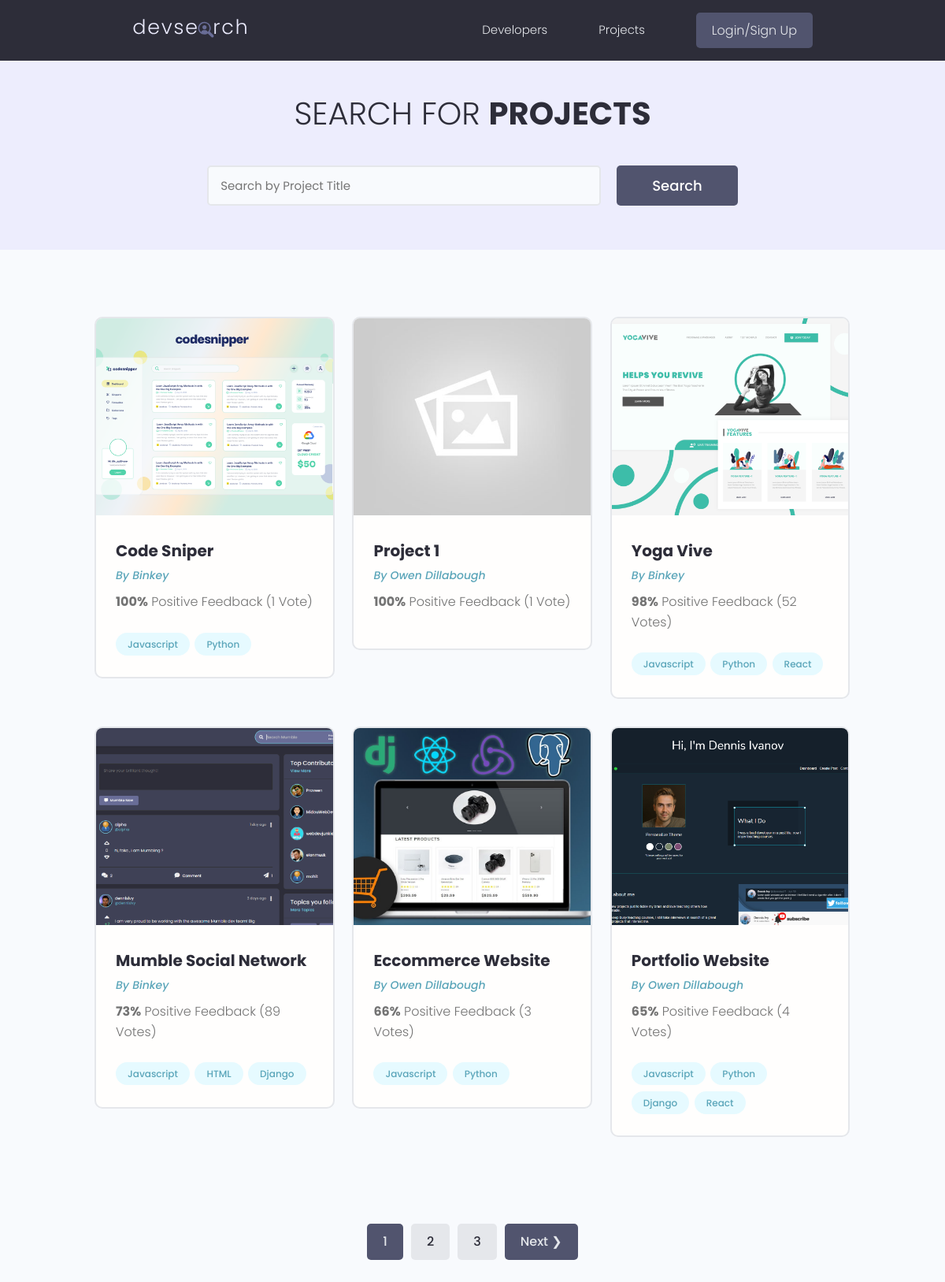
/projects/, run on the app's committed database.
### projects/models.py (models this page shows, shortened)
class Project(models.Model):
    owner = models.ForeignKey(Profile, null=True, blank=True,
                                on_delete=models.SET_NULL)
    title = models.CharField(max_length=200)
    description = models.TextField(null=True, blank=True)
    featured_image = models.ImageField(null=True, blank=True, default="default.jpg")
    demo_link = models.CharField(max_length=2000, null=True, blank=True)
    source_link = models.CharField(max_length = 2000, null=True, blank=True)
    tags = models.ManyToManyField('Tag', blank=True)
    vote_total = models.IntegerField(default=0, null=True, blank=True)
    vote_ratio = models.IntegerField(default=0, null=True, blank=True)
    created = models.DateTimeField(auto_now_add=True)
    id = models.UUIDField(default=uuid.uuid4, unique=True,
                            primary_key=True, editable=False)
    class Meta:
        ordering = ['-vote_ratio', '-vote_total', 'title']

class Tag(models.Model):
    name = models.CharField(max_length=200)
    created = models.DateTimeField(auto_now_add=True)
    id = models.UUIDField(default=uuid.uuid4, unique=True,
                            primary_key=True, editable=False)
    def __str__(self):
        return self.name

### users/models.py (models this page shows, shortened)
class Profile(models.Model):
    user = models.OneToOneField(User, on_delete=models.CASCADE,
                                null=True, blank=True)
    name = models.CharField(max_length=200, blank=True, null=True)
    email = models.EmailField(max_length=500, blank=True, null=True)
    username = models.CharField(max_length=200, blank=True, null=True)
    location = models.CharField(max_length=200, blank=True, null=True)
    short_intro = models.CharField(max_length=500, blank=True, null=True)
    bio = models.TextField(blank=True, null=True)
    profile_image = models.ImageField(null=True, blank=True, upload_to='profiles/',
                                        default='profiles/user-default.png')
    social_github = models.CharField(max_length=200, blank=True, null=True)
    social_linkedin = models.CharField(max_length=200, blank=True, null=True)
    social_twitter = models.CharField(max_length=200, blank=True, null=True)
    social_youtube = models.CharField(max_length=200, blank=True, null=True)
    created = models.DateTimeField(auto_now_add=True)
    id = models.UUIDField(default=uuid.uuid4, unique=True,
                            primary_key=True, editable=False)

### projects/views.py (the view)
# urls.py: path('', include('projects.urls')),
def projects(request):
    projects, search_query = searchProjects(request)
    custom_range, projects = paginateProjects(request, projects, 6)
    context = {'projects': projects, 'search_query': search_query,
    'custom_range': custom_range}
    return render(request, 'projects/projects.html', context)

### projects/utils.py (called while the page is built)
def paginateProjects(request, projects, results):
    page = request.GET.get('page')
    paginator = Paginator(projects, results)
    try:
        projects = paginator.page(page)
    except PageNotAnInteger:
        page = 1
        projects = paginator.page(page)
    except EmptyPage:
        page = paginator.num_pages
        projects = paginator.page(page)
    leftIndex = (int(page) - 4)
    if leftIndex < 1:
        leftIndex = 1
    rightIndex = (int(page) + 5)
    if rightIndex > paginator.num_pages:
        rightIndex = paginator.num_pages + 1
    custom_range = range(leftIndex, rightIndex)
    return custom_range, projects

def searchProjects(request):
    search_query = ''
    if request.GET.get('search_query'):
        search_query = request.GET.get('search_query')
    tags = Tag.objects.filter(name__icontains=search_query)
    projects = Project.objects.distinct().filter(
        Q(title__icontains=search_query) |
        Q(description__icontains=search_query) |
        Q(owner__name__icontains=search_query) |
        Q(tags__in=tags)
    )
    return projects, search_query

### projects/templates/projects/projects.html (shortened to what this page needs)
{% extends 'main.html' %}
{% block content %}
<main class="projects">
    <section class="hero-section text-center">
      <div class="container container--narrow">
        <div class="hero-section__box">
          <h2>Search for <span>Projects</span></h2>
        </div>
        <div class="hero-section__search">
          <form id="searchForm" class="form" action="{% url 'projects' %}" method="get">
            <div class="form__field">
              <input class="input input--text" id="formInput#search" type="text" name="search_query"
                value="{{search_query}}" placeholder="Search by Project Title" />
            </div>
            <input class="btn btn--sub btn--lg" type="submit" value="Search" />
          </form>
        </div>
      </div>
    </section>
    <section class="projectsList">
      <div class="container">
        <div class="grid grid--three">
          {% for project in projects %}
          <div class="column">
            <div class="card project">
              <a href="{% url 'project' project.id %}" class="project">
                <img class="project__thumbnail" src="{{project.featured_image.url}}" alt="project thumbnail" />
                <div class="card__body">
                  <h3 class="project__title">{{project.title}}</h3>
                  {% if project.owner %}
                  <p><a class="project__author" href="{% url 'user-profile' project.owner.id %}">By {{project.owner.name}}</a></p>
                  {% else %}
                  <p><a class="project__author" href="#">By Anonymous</a></p>
                  {% endif %}
                  <p class="project--rating">
                    <span style="font-weight: bold;">{{project.vote_ratio}}%</span> Positive
                    Feedback ({{project.vote_total}} Vote{{project.vote_total|pluralize:"s"}})
                  </p>
                  <div class="project__tags">
                    {% for tag in project.tags.all %}
                    <span class="tag tag--pill tag--main">
                      <small>{{tag}}</small>
                    </span>
                    {% endfor %}
                  </div>
                </div>
              </a>
            </div>
          </div>
          {% endfor %}
        </div>
      </div>
    </section>
    {% include 'pagination.html' with queryset=projects custom_range=custom_range %}
  </main>
{% endblock content %}

### static/styles/app.css (style rules this page uses)
:root { --color-sub: #2d2d39; }
.btn--sub { background-color: var(--color-sub-light); }
.card { border: 2px solid var(--color-light); }
img { width: 100%; }
.hero-section { height: 40vh; display: flex; align-items: center; background-color: var(--color-sub); }
.hero-section__box { margin-bottom: 4rem; }
.hero-section__box > h2, .hero-section__box > h2 > span { font-size: 4rem; color: var(--color-light); line-height: 1.3; text-transform: uppercase; }
.hero-section__box > h2 { font-weight: 300; }
.hero-section__box > h2 > span { font-weight: 700; }
.hero-section__search > .form { display: flex; align-items: center; justify-content: center; gap: 2rem; }
.hero-section__search > .form input.input--text { width: 50rem; }
.project__author { font-size: 1.4rem; font-style: italic; }
.project--rating { margin-bottom: 1.6em; margin-top: .5em; }
.projects > .hero-section { background: var(--color-sub-lighter); height: 30vh; }
.projects .hero-section__box { margin-bottom: 2.5rem; }
.projects .hero-section__box > h2 { color: var(--color-sub); }
.projects .hero-section__box > h2 > span { font-weight: 700; color: var(--color-sub); }
.projectsList { margin-top: 8rem; }
.project__thumbnail { height: 25rem; object-fit: cover; object-position: top center; }
.project__title { font-size: 2rem; font-weight: 700; color: var(--color-sub); }

### static/uikit/styles/modules/_variables.css (style rules this page uses)
:root { --color-main: #5aa5b9; --color-main-light: #e6faff; --color-sub: #3f4156; --color-sub-light: #51546e; --color-sub-lighter: #ededfd; --color-text: #737373; --color-gray: #8b8b8b; --color-light: #e5e7eb; --color-light-gray: #767676; --color-bg: #f8fafd; --color-white: #fffefd; --color-white-light: #f3f3f3; --color-success: #359e64; --color-success-bg: #def8e8; --color-error: #fc4b0b; --color-error-bg: #fff2ee; --font-base: 'Poppins', arial, helvetica, 'Segoe UI', roboto, ubuntu, sans-serif; --font-monospace: 'Fira Code', 'Courier New', courier, monospace; --font-regular: 300; --font-medium: 500; --font-bold: 700; --generic-shadow: 1px 1px 5px #00000010; --generic-transition: all 0.3s ease-in-out; }

### static/uikit/styles/modules/_base.css (style rules this page uses)
* { margin: 0; padding: 0; box-sizing: border-box; text-rendering: optimizeLegibility; color: inherit; font-size: inherit; }
html { font-size: 50%; }
@media only screen and (min-width: 480px) { html { font-size: 56.25%; } }
@media only screen and (min-width: 1200px) { html { font-size: 62.5%; } }
body { line-height: 1.6; font-weight: 400; font-size: 1.5rem; color: var(--color-text); background-color: var(--color-bg); min-height: 100vh; }

### static/uikit/styles/modules/_typography.css (style rules this page uses)
* { font-family: var(--font-base); }
h2 { font-size: 3.6rem; font-weight: var(--font-bold); }
h3 { font-size: 3.2rem; font-weight: var(--font-medium); }
p, span, strong { font-size: 1.6rem; color: var(--color-text); font-weight: var(--font-regular); }
a { padding-bottom: 2px; text-decoration: none; display: inline-block; color: var(--color-main); font-weight: var(--font-medium); }

### static/uikit/styles/modules/_utilities.css (style rules this page uses)
.container { width: 92%; max-width: 165rem; margin: 0 auto; box-sizing: border-box; }
.container--narrow { width: 92%; max-width: 120rem; }
@media screen and (min-width: 1000px) { .container { width: 90%; } }
@media screen and (min-width: 1000px) { .container--narrow { width: 85%; } }
@media screen and (min-width: 1200px) { .container { width: 80%; } }
@media screen and (min-width: 1200px) { .container--narrow { width: 72%; } }
.text-center { text-align: center; }

### static/uikit/styles/modules/_button.css (style rules this page uses)
.btn { display: inline-block; position: relative; cursor: pointer; background-color: var(--color-light); font-weight: var(--font-medium); color: var(--color-sub); text-decoration: none; padding: 1rem 2rem; border-radius: 0.5rem; border: none; width: -webkit-fit-content; width: -moz-fit-content; width: fit-content; height: -webkit-fit-content; height: -moz-fit-content; height: fit-content; font-size: 1.6rem; outline-width: 0; outline-color: transparent; -webkit-backface-visibility: hidden; backface-visibility: hidden; transition: all 0.3s ease-in-out; }
.btn--sub { background-color: var(--color-sub); color: var(--color-white); }
.btn--lg { font-size: 1.8rem; padding: 1.2rem 4.5rem; }

### static/uikit/styles/modules/_card.css (style rules this page uses)
.card { border-radius: 1rem; background-color: var(--color-white); border: 1.5px solid var(--color-light); width: auto; height: auto; margin-top: 0.5rem; margin-bottom: 0.5rem; overflow: hidden; }
.card__body, .card__header { padding: 2rem 2.5rem; }

### data on the page
Project: featured_image (picture), title "Code Sniper", owner.name "Binkey", vote_ratio "100", vote_total "1"
Tag: name "Javascript"
Tag: name "Python"
Project: featured_image (placeholder picture), title "Project 1", owner.name "Owen Dillabough", vote_ratio "100", vote_total "1"
Project: featured_image (picture), title "Yoga Vive", owner.name "Binkey", vote_ratio "98", vote_total "52"
Tag: name "React"
Project: featured_image (picture), title "Mumble Social Network", owner.name "Binkey", vote_ratio "73", vote_total "89"
Tag: name "HTML"
Tag: name "Django"
Project: featured_image (picture), title "Eccommerce Website", owner.name "Owen Dillabough", vote_ratio "66", vote_total "3"
Project: featured_image (picture), title "Portfolio Website", owner.name "Owen Dillabough", vote_ratio "65", vote_total "4"

### other printed values
{{ page }} "1"
{{ page }} "2" "3"
